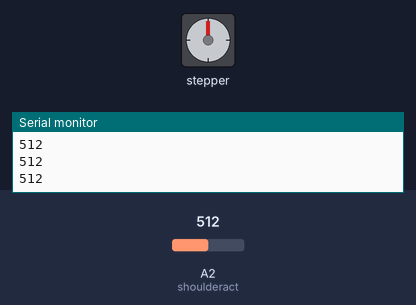
This sketch was run on a simulated Arduino Uno, built with avr-gcc and run on an emulated ATmega328P. Shown: stepper motor, the last lines printed to the serial monitor. Inputs (shaded band) come from the test bench; at power-on: A2 (shoulderact) = 512. Stepper angles assume 200 steps per turn.

Above: at 1.2 s.
1.3 s: A2 (shoulderact) set to 543
2.8 s: A2 (shoulderact) set to 566
At 2.95 s:
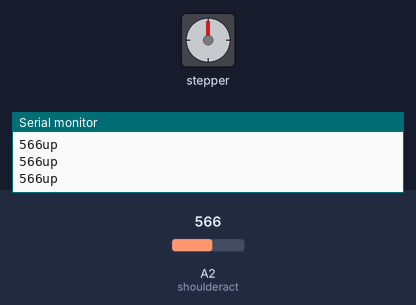
At 3.87 s:
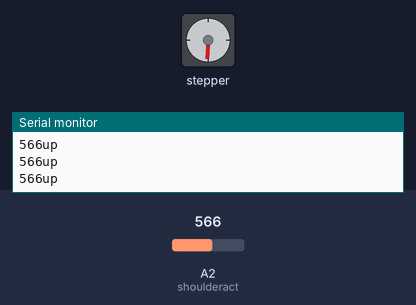
5.8 s: A2 (shoulderact) set to 306
8.8 s: A2 (shoulderact) set to 433
11.8 s: A2 (shoulderact) set to 461
At 11.8 s:
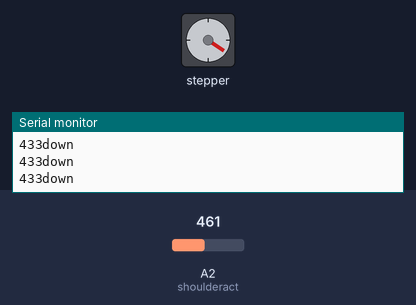
Timing chart, 0 to 14.3 s (numbered marks = the images above; inputs shaded):
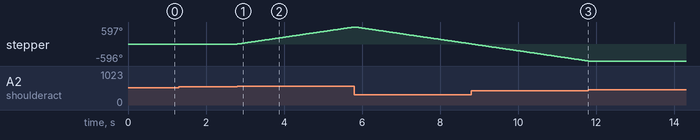

The sketch:

D-1000.ino
```cpp
// Arduino pin numbers
#include <Stepper.h>

const int stepsPerRevolution = 200;  // change this to fit the number of steps per revolution
// for your motor

Stepper leftwheel(stepsPerRevolution, 4, 5, 6, 7);
Stepper rightwheel(stepsPerRevolution, 8, 9, 10, 11);
Stepper shoulder(stepsPerRevolution, 22, 23, 24, 25);
Stepper myStepper2(stepsPerRevolution, 26, 27, 28, 29);
Stepper myStepper1(stepsPerRevolution, 30, 31, 32, 33);

int shoulderact = 2;    // potentiometer attachedto shoulder
int shoulderaim = 500;
int val;
void setup() {
  leftwheel.setSpeed(60);
  rightwheel.setSpeed(60);
  shoulder.setSpeed(40);
  myStepper2.setSpeed(60);
  myStepper1.setSpeed(60);
  pinMode(shoulderact, INPUT);
  Serial.begin(9600);
}

void loop() {
  val = analogRead(shoulderact);
 // Serial.print("Pot:  ");
  Serial.print(val);
  if(val > shoulderaim+50){
      shoulder.step(1);
        Serial.print("up");
  }
  if(val < shoulderaim-50){
      shoulder.step(-1);
        Serial.print("down");
  }
  Serial.print("\n");
  delay(1);
}
```

Measured:
- the behaviour switches between 550 and 551 on A2 (shoulderact) (found by bisection; images 0 and 1)
- after the input at 2.8 s, stepper: keeps turning clockwise at about 200°/s, starting at once
- after the input at 11.8 s, stepper: stops changing and stays -596°
